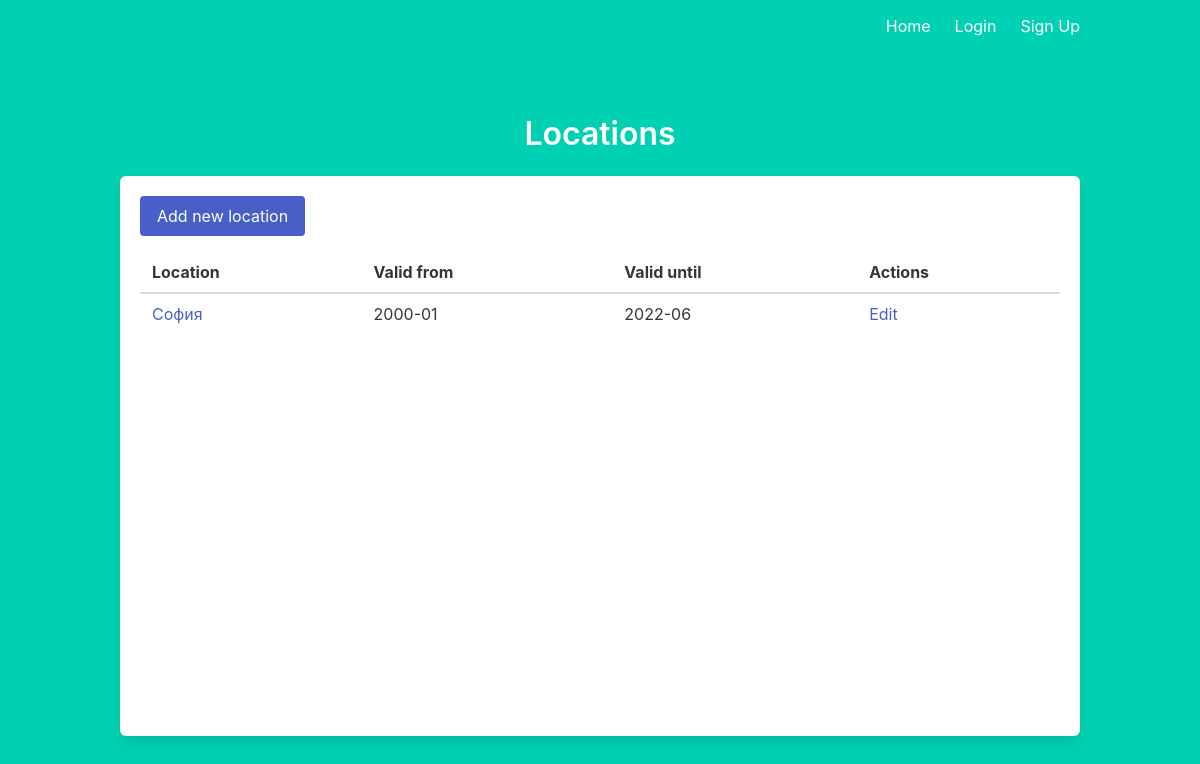
The page /locations on the database as committed earlier.
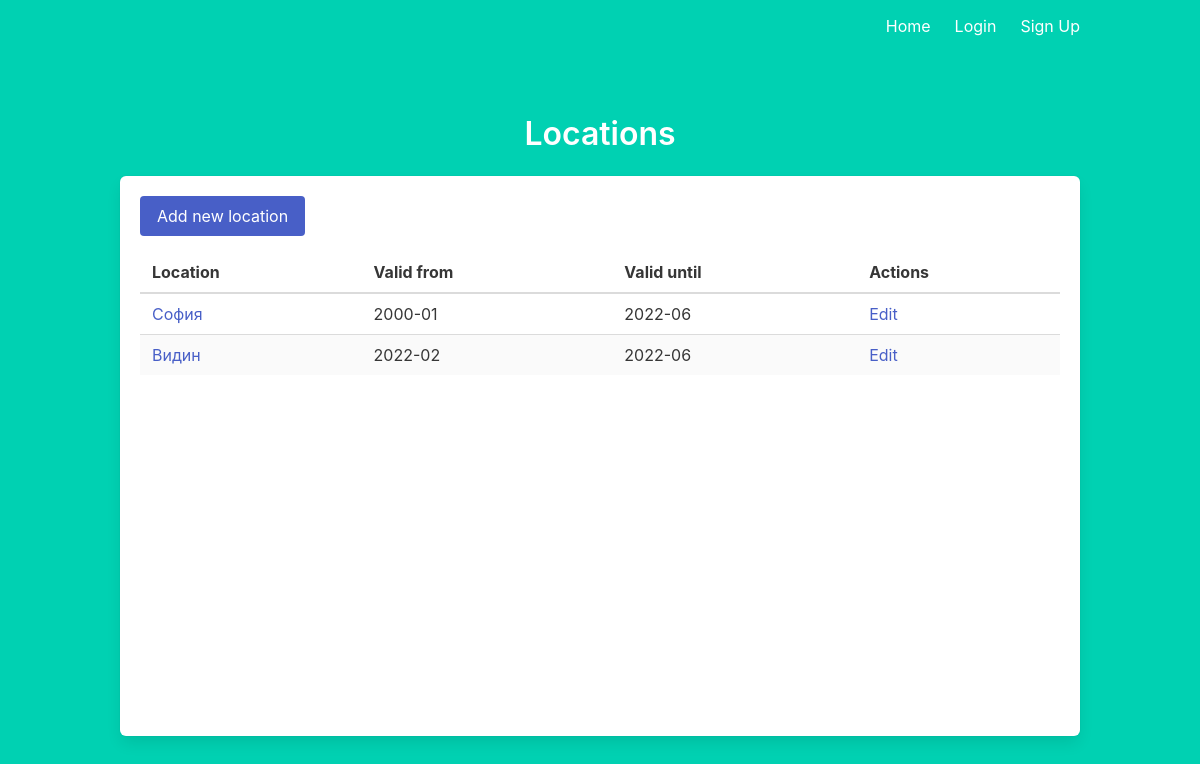
The same page on the database as committed later.
### models.py (models this page shows)
class Location(db.Model):
    id = db.Column(db.Integer, primary_key=True)
    name = db.Column(db.String(100))
    valid_from = db.Column(db.String(7))
    valid_until = db.Column(db.String(7))
    measurements = db.relationship("MonthlyMeasurements")

### main.py (the view)
@main.route('/locations')
def locations():
    locations = Location.query.all()
    return render_template('locations.html', current_user=current_user, locations=locations)

### templates/locations.html (shortened to what this page needs)
{% extends "base.html" %}
{% block content %}
<h1 class="title has-text-centered">
  Locations
</h1>
<div class="box" style="min-height: 70vh">
  <a class="button is-link" href="/locations/new">Add new location</a>
  <table class="mt-4 table is-striped is-fullwidth is-hoverable">
    <thead>
      <th>
        Location
      </th>
      <th>
        Valid from
      </th>
      <th>
        Valid until
      </th>
      <th>
        Actions
      </th>
    </thead>
    <tbody>
      {% for location in locations %}
        <tr>
          <td>
            <a class="has-text-link" href="/locations/{{ location.id }}">{{ location.name }}</a>
          </td>
          <td>
            {{ location.valid_from }}
          </td>
          <td>
            {{ location.valid_until }}
          </td>
          <td>
            <a class="has-text-link" href="/locations/{{ location.id }}/edit">Edit</a>
          </td>
        </tr>
      {% endfor %}
    </tbody>
  </table>
</div>
{% endblock %}

### templates/base.html (shortened to what this page needs)
<!DOCTYPE html>
<html>
<head>
    <link rel="stylesheet" href="https://cdnjs.cloudflare.com/ajax/libs/bulma/0.9.4/css/bulma.min.css" />
    <link rel="stylesheet" href="https://jsuites.net/v4/jsuites.css" type="text/css" />
    <link rel="stylesheet" href="https://cdn.datatables.net/1.12.1/css/jquery.dataTables.min.css" type="text/css" />
</head>
<body>
    <section class="hero is-primary is-fullheight">
        <div class="hero-head">
            <nav class="navbar">
                <div class="container">
                    <div id="navbarMenuHeroA" class="navbar-menu">
                        <div class="navbar-end">
                            <a href="{{ url_for('main.index') }}" class="navbar-item">
                                Home
                            </a>
                            {% if current_user.is_authenticated %}
                              <a href="{{ url_for('main.locations') }}" class="navbar-item">
                                  Locations
                              </a>
                              <a href="{{ url_for('main.profile') }}" class="navbar-item">
                                  Profile
                              </a>
                              <a href="{{ url_for('auth.logout') }}" class="navbar-item">
                                  Logout
                              </a>
                            {% else %}
                              <a href="{{ url_for('auth.login') }}" class="navbar-item">
                                  Login
                              </a>
                              <a href="{{ url_for('auth.signup') }}" class="navbar-item">
                                  Sign Up
                              </a>
                            {% endif %}
                        </div>
                    </div>
            </nav>
        </div>
        <div class="hero-body">
            <div class="container">
               {% block content %}
               {% endblock %}
            </div>
        </div>
    </section>
</body>
</html>

Rows that differ between the two databases and show on the page:
added Location: name "Видин", valid_from "2022-02", valid_until "2022-06"
